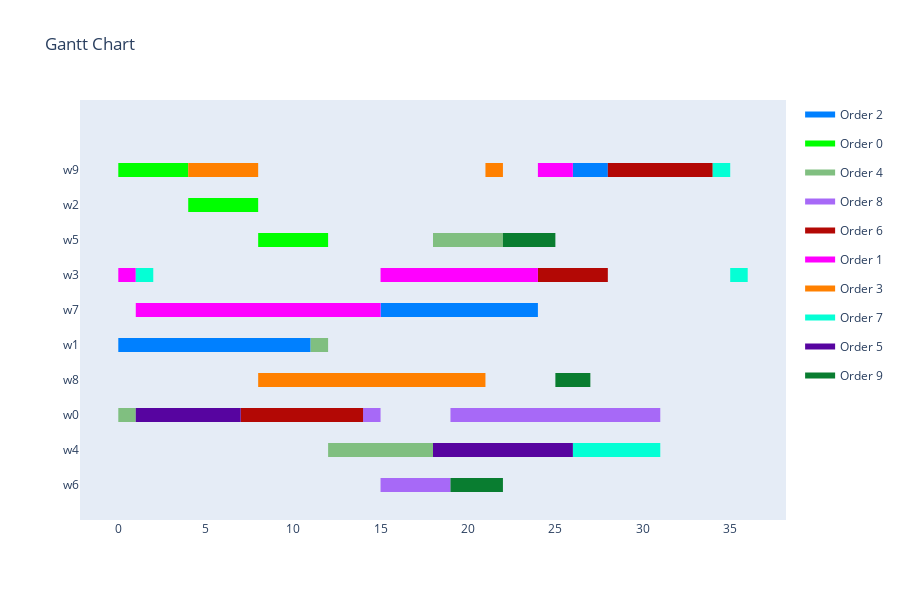

The cell this chart's notebook holds for it:
### Code cell
show_result(schedule)

### Figure 1 — Plotly figure (JSON) as saved in the notebook; plotly's stock layout.template omitted (floating-point values rounded to 4 significant figures)
{"data": [{"fill": "toself", "fillcolor": "rgb(0, 128, 255)", "hoverinfo": "name", "legendgroup": "rgb(0, 128, 255)", "mode": "none", "name": "Order 2", "type": "scatter", "x": [26, 28, 28, 26, 26, 15, 24, 24, 15, 15, 0, 1, 1, 0, 0, 1, 11, 11, 1], "y": [8.8, 8.8, 9.2, 9.2, null, 4.8, 4.8, 5.2, 5.2, null, 3.8, 3.8, 4.2, 4.2, null, 3.8, 3.8, 4.2, 4.2]}, {"fill": "toself", "fillcolor": "rgb(0, 255, 0)", "hoverinfo": "name", "legendgroup": "rgb(0, 255, 0)", "mode": "none", "name": "Order 0", "type": "scatter", "x": [0, 4, 4, 0, 0, 4, 7, 7, 4, 4, 7, 8, 8, 7, 7, 8, 12, 12, 8], "y": [8.8, 8.8, 9.2, 9.2, null, 7.8, 7.8, 8.2, 8.2, null, 7.8, 7.8, 8.2, 8.2, null, 6.8, 6.8, 7.2, 7.2]}, {"fill": "toself", "fillcolor": "rgb(128, 191, 128)", "hoverinfo": "name", "legendgroup": "rgb(128, 191, 128)", "mode": "none", "name": "Order 4", "type": "scatter", "x": [18, 22, 22, 18, 18, 11, 12, 12, 11, 11, 0, 1, 1, 0, 0, 12, 18, 18, 12], "y": [6.8, 6.8, 7.2, 7.2, null, 3.8, 3.8, 4.2, 4.2, null, 1.8, 1.8, 2.2, 2.2, null, 0.8, 0.8, 1.2, 1.2]}, {"fill": "toself", "fillcolor": "rgb(167, 105, 247)", "hoverinfo": "name", "legendgroup": "rgb(167, 105, 247)", "mode": "none", "name": "Order 8", "type": "scatter", "x": [14, 15, 15, 14, 14, 19, 21, 21, 19, 19, 21, 31, 31, 21, 21, 15, 19, 19, 15], "y": [1.8, 1.8, 2.2, 2.2, null, 1.8, 1.8, 2.2, 2.2, null, 1.8, 1.8, 2.2, 2.2, null, -0.2, -0.2, 0.2, 0.2]}, {"fill": "toself", "fillcolor": "rgb(179, 8, 5)", "hoverinfo": "name", "legendgroup": "rgb(179, 8, 5)", "mode": "none", "name": "Order 6", "type": "scatter", "x": [28, 32, 32, 28, 28, 32, 34, 34, 32, 32, 24, 28, 28, 24, 24, 7, 14, 14, 7], "y": [8.8, 8.8, 9.2, 9.2, null, 8.8, 8.8, 9.2, 9.2, null, 5.8, 5.8, 6.2, 6.2, null, 1.8, 1.8, 2.2, 2.2]}, {"fill": "toself", "fillcolor": "rgb(255, 0, 255)", "hoverinfo": "name", "legendgroup": "rgb(255, 0, 255)", "mode": "none", "name": "Order 1", "type": "scatter", "x": [24, 26, 26, 24, 24, 0, 1, 1, 0, 0, 15, 24, 24, 15, 15, 1, 15, 15, 1], "y": [8.8, 8.8, 9.2, 9.2, null, 5.8, 5.8, 6.2, 6.2, null, 5.8, 5.8, 6.2, 6.2, null, 4.8, 4.8, 5.2, 5.2]}, {"fill": "toself", "fillcolor": "rgb(255, 128, 0)", "hoverinfo": "name", "legendgroup": "rgb(255, 128, 0)", "mode": "none", "name": "Order 3", "type": "scatter", "x": [4, 8, 8, 4, 4, 21, 22, 22, 21, 21, 8, 16, 16, 8, 8, 16, 21, 21, 16], "y": [8.8, 8.8, 9.2, 9.2, null, 8.8, 8.8, 9.2, 9.2, null, 2.8, 2.8, 3.2, 3.2, null, 2.8, 2.8, 3.2, 3.2]}, {"fill": "toself", "fillcolor": "rgb(5, 255, 213)", "hoverinfo": "name", "legendgroup": "rgb(5, 255, 213)", "mode": "none", "name": "Order 7", "type": "scatter", "x": [34, 35, 35, 34, 34, 1, 2, 2, 1, 1, 35, 36, 36, 35, 35, 26, 31, 31, 26], "y": [8.8, 8.8, 9.2, 9.2, null, 5.8, 5.8, 6.2, 6.2, null, 5.8, 5.8, 6.2, 6.2, null, 0.8, 0.8, 1.2, 1.2]}, {"fill": "toself", "fillcolor": "rgb(87, 4, 160)", "hoverinfo": "name", "legendgroup": "rgb(87, 4, 160)", "mode": "none", "name": "Order 5", "type": "scatter", "x": [1, 7, 7, 1, 1, 18, 19, 19, 18, 18, 19, 24, 24, 19, 19, 24, 26, 26, 24], "y": [1.8, 1.8, 2.2, 2.2, null, 0.8, 0.8, 1.2, 1.2, null, 0.8, 0.8, 1.2, 1.2, null, 0.8, 0.8, 1.2, 1.2]}, {"fill": "toself", "fillcolor": "rgb(9, 125, 48)", "hoverinfo": "name", "legendgroup": "rgb(9, 125, 48)", "mode": "none", "name": "Order 9", "type": "scatter", "x": [22, 24, 24, 22, 22, 24, 25, 25, 24, 24, 25, 27, 27, 25, 25, 19, 22, 22, 19], "y": [6.8, 6.8, 7.2, 7.2, null, 6.8, 6.8, 7.2, 7.2, null, 2.8, 2.8, 3.2, 3.2, null, -0.2, -0.2, 0.2, 0.2]}, {"legendgroup": "rgb(0, 128, 255)", "marker": {"color": "rgb(0, 128, 255)", "opacity": 0, "size": 1}, "mode": "markers", "name": "", "showlegend": false, "text": [null, null, null, null, null, null, null, null], "type": "scatter", "x": [26, 28, 15, 24, 0, 1, 1, 11], "y": [9, 9, 5, 5, 4, 4, 4, 4]}, {"legendgroup": "rgb(0, 255, 0)", "marker": {"color": "rgb(0, 255, 0)", "opacity": 0, "size": 1}, "mode": "markers", "name": "", "showlegend": false, "text": [null, null, null, null, null, null, null, null], "type": "scatter", "x": [0, 4, 4, 7, 7, 8, 8, 12], "y": [9, 9, 8, 8, 8, 8, 7, 7]}, {"legendgroup": "rgb(128, 191, 128)", "marker": {"color": "rgb(128, 191, 128)", "opacity": 0, "size": 1}, "mode": "markers", "name": "", "showlegend": false, "text": [null, null, null, null, null, null, null, null], "type": "scatter", "x": [18, 22, 11, 12, 0, 1, 12, 18], "y": [7, 7, 4, 4, 2, 2, 1, 1]}, {"legendgroup": "rgb(167, 105, 247)", "marker": {"color": "rgb(167, 105, 247)", "opacity": 0, "size": 1}, "mode": "markers", "name": "", "showlegend": false, "text": [null, null, null, null, null, null, null, null], "type": "scatter", "x": [14, 15, 19, 21, 21, 31, 15, 19], "y": [2, 2, 2, 2, 2, 2, 0, 0]}, {"legendgroup": "rgb(179, 8, 5)", "marker": {"color": "rgb(179, 8, 5)", "opacity": 0, "size": 1}, "mode": "markers", "name": "", "showlegend": false, "text": [null, null, null, null, null, null, null, null], "type": "scatter", "x": [28, 32, 32, 34, 24, 28, 7, 14], "y": [9, 9, 9, 9, 6, 6, 2, 2]}, {"legendgroup": "rgb(255, 0, 255)", "marker": {"color": "rgb(255, 0, 255)", "opacity": 0, "size": 1}, "mode": "markers", "name": "", "showlegend": false, "text": [null, null, null, null, null, null, null, null], "type": "scatter", "x": [24, 26, 0, 1, 15, 24, 1, 15], "y": [9, 9, 6, 6, 6, 6, 5, 5]}, {"legendgroup": "rgb(255, 128, 0)", "marker": {"color": "rgb(255, 128, 0)", "opacity": 0, "size": 1}, "mode": "markers", "name": "", "showlegend": false, "text": [null, null, null, null, null, null, null, null], "type": "scatter", "x": [4, 8, 21, 22, 8, 16, 16, 21], "y": [9, 9, 9, 9, 3, 3, 3, 3]}, {"legendgroup": "rgb(5, 255, 213)", "marker": {"color": "rgb(5, 255, 213)", "opacity": 0, "size": 1}, "mode": "markers", "name": "", "showlegend": false, "text": [null, null, null, null, null, null, null, null], "type": "scatter", "x": [34, 35, 1, 2, 35, 36, 26, 31], "y": [9, 9, 6, 6, 6, 6, 1, 1]}, {"legendgroup": "rgb(87, 4, 160)", "marker": {"color": "rgb(87, 4, 160)", "opacity": 0, "size": 1}, "mode": "markers", "name": "", "showlegend": false, "text": [null, null, null, null, null, null, null, null], "type": "scatter", "x": [1, 7, 18, 19, 19, 24, 24, 26], "y": [2, 2, 1, 1, 1, 1, 1, 1]}, {"legendgroup": "rgb(9, 125, 48)", "marker": {"color": "rgb(9, 125, 48)", "opacity": 0, "size": 1}, "mode": "markers", "name": "", "showlegend": false, "text": [null, null, null, null, null, null, null, null], "type": "scatter", "x": [22, 24, 24, 25, 25, 27, 19, 22], "y": [7, 7, 7, 7, 3, 3, 0, 0]}], "layout": {"height": 600, "hovermode": "closest", "showlegend": true, "title": {"text": "Gantt Chart"}, "xaxis": {"rangeselector": {"buttons": [{"count": 7, "label": "1w", "step": "day", "stepmode": "backward"}, {"count": 1, "label": "1m", "step": "month", "stepmode": "backward"}, {"count": 6, "label": "6m", "step": "month", "stepmode": "backward"}, {"count": 1, "label": "YTD", "step": "year", "stepmode": "todate"}, {"count": 1, "label": "1y", "step": "year", "stepmode": "backward"}, {"step": "all"}]}, "showgrid": false, "type": "linear", "zeroline": false}, "yaxis": {"autorange": false, "range": [-1, 11], "showgrid": false, "ticktext": ["w6", "w4", "w0", "w8", "w1", "w7", "w3", "w5", "w2", "w9"], "tickvals": [0, 1, 2, 3, 4, 5, 6, 7, 8, 9], "zeroline": false}}}
